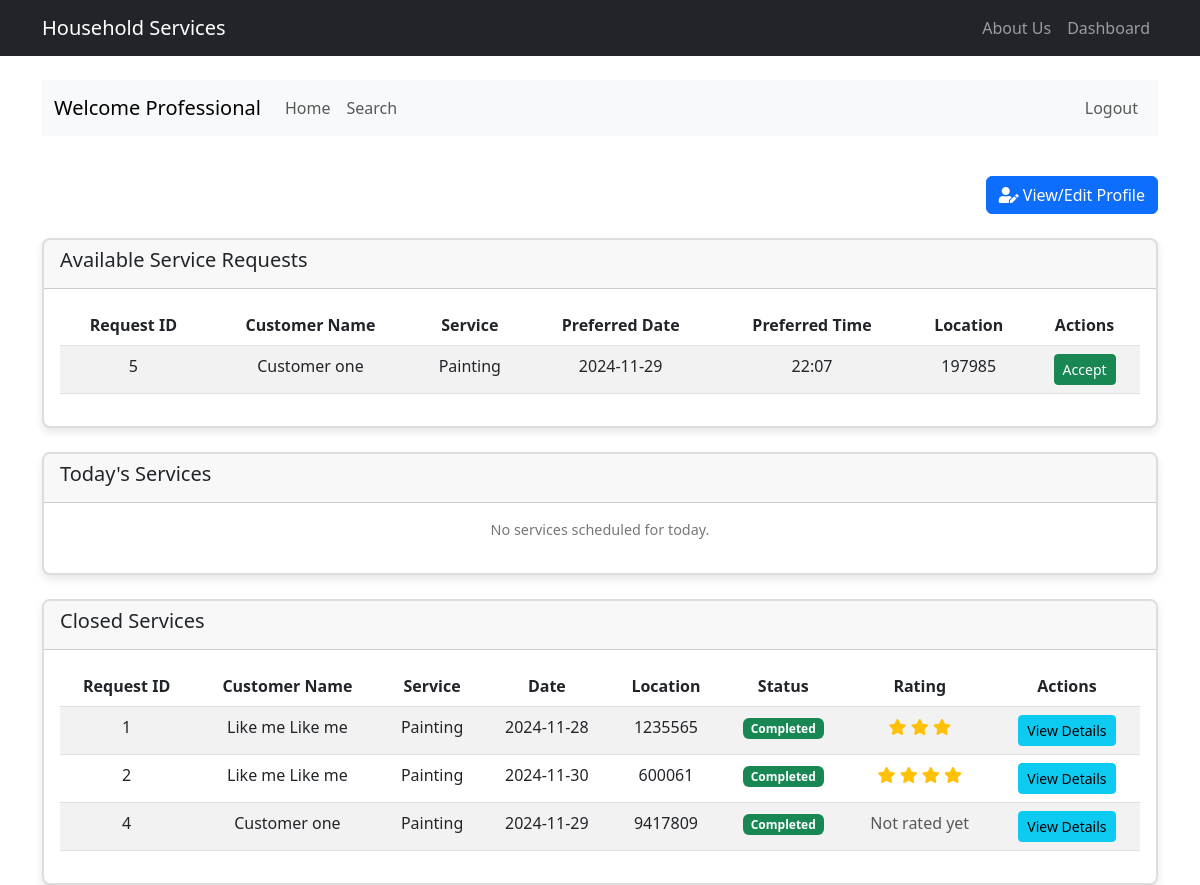
Page /dashboard (signed in) on the committed database.
### model.py (models this page shows, shortened)
class ServiceRequest(db.Model):
    id = db.Column(db.Integer, primary_key=True)
    service_id = db.Column(db.Integer, db.ForeignKey('service.id'), nullable=False)
    customer_id = db.Column(db.Integer, db.ForeignKey('customer.id'), nullable=False)
    professional_id = db.Column(db.Integer, db.ForeignKey('service_professional.id'))
    date_of_request = db.Column(db.DateTime, default=datetime.utcnow, nullable=False)
    date_of_completion = db.Column(db.DateTime)
    status = db.Column(db.String(20), default='requested')  # requested, accepted, in_progress, completed, cancelled
    remarks = db.Column(db.Text)
    rating = db.Column(db.Integer)  # 1-5 rating
    review = db.Column(db.Text)
    service = db.relationship('Service', backref='requests')
    preferred_date = db.Column(db.Date, nullable=False)
    preferred_time = db.Column(db.Time, nullable=False)
    address = db.Column(db.String(200), nullable=False)
    pincode = db.Column(db.String(10), nullable=False)
    description = db.Column(db.Text)
    sub_service_id = db.Column(db.Integer, db.ForeignKey('sub_service.id'))
    sub_service = db.relationship('SubService', backref='requests')

class User(UserMixin, db.Model):
    id = db.Column(db.Integer, primary_key=True)
    username = db.Column(db.String(80), unique=True, nullable=False)
    email = db.Column(db.String(120), unique=True, nullable=False)
    password_hash = db.Column(db.String(128), nullable=False)
    type = db.Column(db.String(50), nullable=False)
    created_at = db.Column(db.DateTime, default=datetime.utcnow)
    updated_at = db.Column(db.DateTime, default=datetime.utcnow, onupdate=datetime.utcnow)
    __mapper_args__ = {
        'polymorphic_identity': 'user',
        'polymorphic_on': type
    }

class Customer(User):
    __tablename__ = 'customer'
    __mapper_args__ = {'polymorphic_identity': 'customer'}
    id = db.Column(db.Integer, db.ForeignKey('user.id'), primary_key=True)
    name = db.Column(db.String(100), nullable=False)  # Changed to 100 to match form
    address = db.Column(db.String(200), nullable=False)  # Made nullable=False to match form requirements
    pincode = db.Column(db.String(10), nullable=False)  # Added pincode field
    phone = db.Column(db.String(20))
    requests = db.relationship('ServiceRequest', backref='customer', lazy='dynamic')
    is_active = db.Column(db.Boolean, default=True)

class Service(db.Model):
    id = db.Column(db.Integer, primary_key=True)
    name = db.Column(db.String(100), nullable=False)
    description = db.Column(db.Text)
    created_at = db.Column(db.DateTime, default=datetime.utcnow)
    is_active = db.Column(db.Boolean, default=True)

### routes.py (the view, shortened to what this page needs)
@app.route('/dashboard')
@login_required
def dashboard():
    if current_user.type == 'admin':
        total_services = Service.query.count()
        active_professionals = ServiceProfessional.query.filter_by(is_approved=True).count()
        total_customers = Customer.query.count()
        return render_template('admin/dashboard.html',
                               total_services=total_services,
                               active_professionals=active_professionals,
                               total_customers=total_customers)
    elif current_user.type == 'service_professional':
        available_requests = ServiceRequest.query.filter(
        ServiceRequest.status == 'requested',
        ServiceRequest.professional_id == None,
        ServiceRequest.service.has(Service.name == current_user.service_type)
    ).all()
        today = date.today()
        today_services = ServiceRequest.query.filter(
            ServiceRequest.professional_id == current_user.id,
            ServiceRequest.status == 'accepted',
            ServiceRequest.preferred_date == today
        ).all()
        closed_services = ServiceRequest.query.filter(
            ServiceRequest.professional_id == current_user.id,
            ServiceRequest.status == 'completed'
        ).all()
        return render_template('professional/dashboard.html',
                               available_requests = available_requests,
                               today_services=today_services,
                               closed_services=closed_services)

### app.py (called while the page is built)
@login_manager.user_loader
def load_user(user_id):
    return User.query.get(int(user_id))

### templates/professional/dashboard.html (shortened to what this page needs)
{% extends "main.html" %}
{% block admin_content %}
<div class="row">
    <div class="col-md-12">
        <div class="d-flex justify-content-end mb-3 mt-3">
            <a href="{{ url_for('edit_professional_profile') }}" class="btn btn-primary">
                  <i class="fas fa-user-edit"></i> View/Edit Profile
             </a>
        </div>
        <div class="card mt-4">
            <div class="card-header">
                <h5 class="card-title">Available Service Requests</h5>
            </div>
            <div class="card-body">
                {% if available_requests %}
                <table class="table table-striped">
                    <thead>
                        <tr>
                            <th>Request ID</th>
                            <th>Customer Name</th>
                            <th>Service</th>
                            <th>Preferred Date</th>
                            <th>Preferred Time</th>
                            <th>Location</th>
                            <th>Actions</th>
                        </tr>
                    </thead>
                    <tbody>
                        {% for request in available_requests %}
                        <tr>
                            <td>{{ request.id }}</td>
                            <td>{{ request.customer.name }}</td>
                            <td>{{ request.service.name }}</td>
                            <td>{{ request.preferred_date.strftime('%Y-%m-%d') }}</td>
                            <td>{{ request.preferred_time.strftime('%H:%M') }}</td>
                            <td>{{ request.pincode }}</td>
                            <td>
                                <a href="{{ url_for('handle_request', request_id=request.id, action='accept') }}"
                                   class="btn btn-sm btn-success">Accept</a>
                            </td>
                        </tr>
                        {% endfor %}
                    </tbody>
                </table>
                {% else %}
                <p class="text-center">No available requests for {{ current_user.service_type }} services.</p>
                {% endif %}
            </div>
        </div>
        <div class="card mt-4">
            <div class="card-header">
                <h5 class="card-title">Today's Services</h5>
            </div>
            <div class="card-body">
                {% if today_services %}
                <table class="table table-striped">
                    <thead>
                        <tr>
                            <th>Request ID</th>
                            <th>Customer Name</th>
                            <th>Service</th>
                            <th>Time</th>
                            <th>Location</th>
                            <th>Status</th>
                            <th>Actions</th>
                        </tr>
                    </thead>
                    <tbody>
                        {% for service in today_services %}
                        <tr>
                            <td>{{ service.id }}</td>
                            <td>{{ service.customer.name }}</td>
                            <td>{{ service.service.name }}</td>
                            <td>{{ service.preferred_time.strftime('%H:%M') }}</td>
                            <td>{{ service.pincode }}</td>
                            <td>
                                <span class="badge bg-{{ {
                                    'requested': 'warning',
                                    'accepted': 'primary',
                                    'completed': 'success'
                                }[service.status] }}">
                                    {{ service.status.title() }}
                                </span>
                            </td>
                            <td>
                                {% if service.status == 'accepted' %}
                                <a href="{{ url_for('handle_request', request_id=service.id, action='complete') }}"
                                   class="btn btn-sm btn-success">Mark Complete</a>
                                {% endif %}
                            </td>
                        </tr>
                        {% endfor %}
                    </tbody>
                </table>
                {% else %}
                <p class="text-center">No services scheduled for today.</p>
                {% endif %}
            </div>
        </div>
        <div class="card mt-4">
            <div class="card-header">
                <h5 class="card-title">Closed Services</h5>
            </div>
            <div class="card-body">
                {% if closed_services %}
                <table class="table table-striped">
                    <thead>
                        <tr>
                            <th>Request ID</th>
                            <th>Customer Name</th>
                            <th>Service</th>
                            <th>Date</th>
                            <th>Location</th>
                            <th>Status</th>
                            <th>Rating</th>
                            <th>Actions</th>
                        </tr>
                    </thead>
                    <tbody>
                        {% for service in closed_services %}
                        <tr>
                            <td>{{ service.id }}</td>
                            <td>{{ service.customer.name }}</td>
                            <td>{{ service.service.name }}</td>
                            <td>{{ service.preferred_date.strftime('%Y-%m-%d') }}</td>
                            <td>{{ service.pincode }}</td>
                            <td>
                                <span class="badge bg-success">Completed</span>
                            </td>
                            <td>
                                {% if service.rating %}
                                    <span class="text-warning">
                                        {% for i in range(service.rating) %}
                                            <i class="fas fa-star"></i>
                                        {% endfor %}
                                    </span>
                                {% else %}
                                    <span class="text-muted">Not rated yet</span>
                                {% endif %}
                            </td>
                            <td>
                                <a href="{{ url_for('view_service_details', request_id=service.id) }}"
                                   class="btn btn-sm btn-info">View Details</a>
                            </td>
                        </tr>
                        {% endfor %}
                    </tbody>
                </table>
                {% else %}
                <p class="text-center">No completed services yet.</p>
                {% endif %}
            </div>
        </div>
    </div>
</div>
{% endblock %}

### static/css/style.css (style rules this page uses)
.card { box-shadow: 0 0 10px rgba(0,0,0,0.1); margin-top: 2rem; }
.card-body { padding: 2rem; }
.card { border: 2px solid #ddd; border-radius: 8px; box-shadow: 0 4px 8px rgba(0, 0, 0, 0.1); transition: transform 0.2s, box-shadow 0.2s; overflow: hidden; }
.card-body { padding: 16px; text-align: center; }
.card-body p { font-size: 0.9rem; color: #777; margin-bottom: 16px; }

### rows in the picture
ServiceRequest: id "5", customer.name "Customer one", service.name "Painting", preferred_date "2024-11-29", preferred_time "22:07", pincode "197985"
ServiceRequest: id "1", customer.name "Like me Like me", service.name "Painting", preferred_date "2024-11-28", pincode "1235565", rating 3 (drawn)
ServiceRequest: id "2", customer.name "Like me Like me", service.name "Painting", preferred_date "2024-11-30", pincode "600061", rating 4 (drawn)
ServiceRequest: id "4", customer.name "Customer one", service.name "Painting", preferred_date "2024-11-29", pincode "9417809", shows "Not rated yet"
